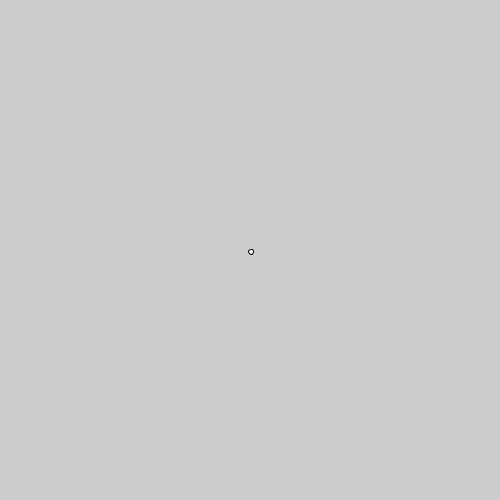
Frame 1 (no input)
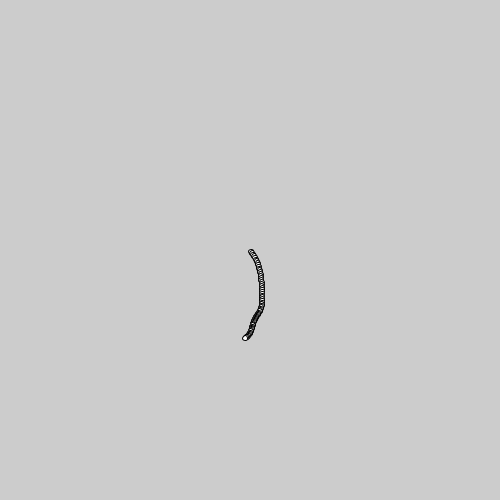
Frame 60 (the mouse pressed at the canvas centre just before this capture)
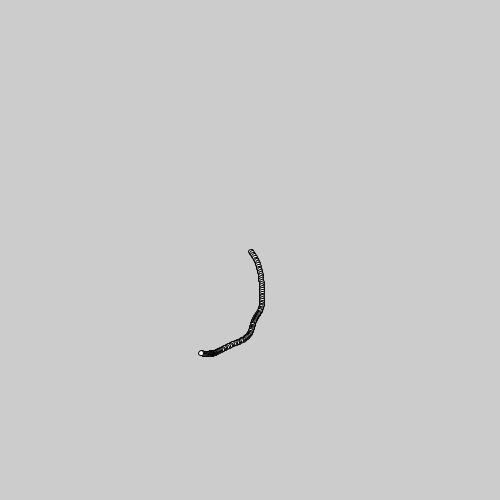
Frame 120 (the mouse held since frame 60 and released just before this capture)

The Processing sketch that drew these frames (run headless with seeded random() and noise(); from frame 60 on, the mouse is pressed at the canvas centre):

// Processing sketch: Exercise_1_2
// ── Exercise_1_2.pde

Walker w;
void setup(){
  size(500,500);
  w = new Walker();
}

void draw(){
  w.step();
  w.show();
}
// ── Walker.pde
class Walker{
  PVector location;
  PVector velocity;
  float noiseX,noiseY;
  
  Walker(){
    noiseX = 0;
    noiseY = 10000;
    
    location = new PVector(width/2,height/2);
    velocity = new PVector(0,0);

  }
  
  void step(){
    
    float speedx = map(noise(noiseX),0,1,-5,5);
    float speedy = map(noise(noiseY),0,1,-5,5);
    velocity.set(speedx, speedy);
    
    location.add(velocity);
    
    location.x = constrain(location.x,0,width-1);
    location.y = constrain(location.y,0,height-1);
    noiseX+=0.01;
    noiseY+=0.01;
    
  }
  
  void show(){
    fill(255);
    ellipse(location.x,location.y,5,5);
  }
}
